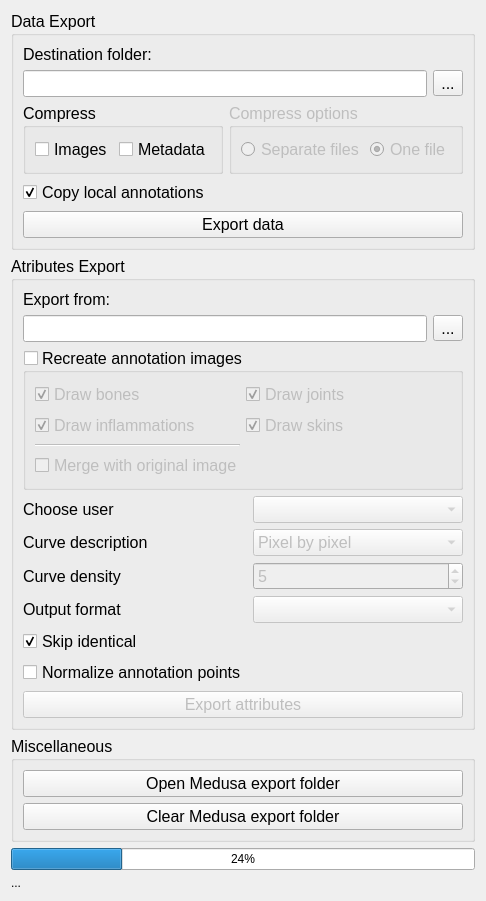
<?xml version="1.0" encoding="UTF-8"?>
<ui version="4.0">
 <class>MedusaExporter</class>
 <widget class="QWidget" name="MedusaExporter">
  <property name="windowModality">
   <enum>Qt::NonModal</enum>
  </property>
  <property name="geometry">
   <rect>
    <x>0</x>
    <y>0</y>
    <width>439</width>
    <height>738</height>
   </rect>
  </property>
  <property name="windowTitle">
   <string>Medusa Exporter</string>
  </property>
  <property name="styleSheet">
   <string notr="true">/*background-color: rgb(91,91,91);
color: white*/
</string>
  </property>
  <layout class="QVBoxLayout" name="verticalLayout">
   <item>
    <layout class="QHBoxLayout" name="horizontalLayout">
     <item>
      <widget class="QWidget" name="widget" native="true">
       <layout class="QVBoxLayout" name="verticalLayout_5">
        <property name="leftMargin">
         <number>0</number>
        </property>
        <property name="topMargin">
         <number>0</number>
        </property>
        <property name="rightMargin">
         <number>0</number>
        </property>
        <property name="bottomMargin">
         <number>0</number>
        </property>
        <item>
         <widget class="QGroupBox" name="dataBox">
          <property name="font">
           <font>
            <pointsize>12</pointsize>
           </font>
          </property>
          <property name="title">
           <string>Data Export</string>
          </property>
          <layout class="QGridLayout" name="gridLayout_2">
           <item row="0" column="0">
            <widget class="QLabel" name="label_3">
             <property name="text">
              <string>Destination folder:</string>
             </property>
            </widget>
           </item>
           <item row="5" column="0" colspan="3">
            <widget class="QPushButton" name="extractButton">
             <property name="text">
              <string>Export data</string>
             </property>
             <property name="checkable">
              <bool>true</bool>
             </property>
             <property name="checked">
              <bool>false</bool>
             </property>
             <property name="flat">
              <bool>false</bool>
             </property>
            </widget>
           </item>
           <item row="1" column="0" colspan="2">
            <widget class="QLineEdit" name="extractToLineEdit"/>
           </item>
           <item row="1" column="2">
            <widget class="QToolButton" name="extractToButton">
             <property name="text">
              <string>...</string>
             </property>
            </widget>
           </item>
           <item row="3" column="1" colspan="2">
            <widget class="QGroupBox" name="compressOptionBox">
             <property name="enabled">
              <bool>false</bool>
             </property>
             <property name="sizePolicy">
              <sizepolicy hsizetype="Expanding" vsizetype="Preferred">
               <horstretch>0</horstretch>
               <verstretch>0</verstretch>
              </sizepolicy>
             </property>
             <property name="title">
              <string>Compress options</string>
             </property>
             <property name="flat">
              <bool>false</bool>
             </property>
             <layout class="QHBoxLayout" name="horizontalLayout_6">
              <item>
               <widget class="QRadioButton" name="separateRadio">
                <property name="sizePolicy">
                 <sizepolicy hsizetype="Expanding" vsizetype="Fixed">
                  <horstretch>0</horstretch>
                  <verstretch>0</verstretch>
                 </sizepolicy>
                </property>
                <property name="text">
                 <string>Separate files</string>
                </property>
               </widget>
              </item>
              <item>
               <widget class="QRadioButton" name="togetherRadio">
                <property name="text">
                 <string>One file</string>
                </property>
                <property name="checked">
                 <bool>true</bool>
                </property>
               </widget>
              </item>
             </layout>
            </widget>
           </item>
           <item row="3" column="0">
            <widget class="QGroupBox" name="compressBox">
             <property name="sizePolicy">
              <sizepolicy hsizetype="Preferred" vsizetype="Preferred">
               <horstretch>0</horstretch>
               <verstretch>0</verstretch>
              </sizepolicy>
             </property>
             <property name="title">
              <string>Compress</string>
             </property>
             <layout class="QHBoxLayout" name="horizontalLayout_5">
              <item>
               <widget class="QCheckBox" name="imagesCheck">
                <property name="text">
                 <string>Images</string>
                </property>
               </widget>
              </item>
              <item>
               <widget class="QCheckBox" name="metaCheck">
                <property name="text">
                 <string>Metadata</string>
                </property>
               </widget>
              </item>
             </layout>
            </widget>
           </item>
           <item row="4" column="0">
            <widget class="QCheckBox" name="copyLocalBox">
             <property name="text">
              <string>Copy local annotations</string>
             </property>
             <property name="checked">
              <bool>true</bool>
             </property>
            </widget>
           </item>
          </layout>
         </widget>
        </item>
        <item>
         <spacer name="verticalSpacer">
          <property name="orientation">
           <enum>Qt::Vertical</enum>
          </property>
          <property name="sizeHint" stdset="0">
           <size>
            <width>20</width>
            <height>40</height>
           </size>
          </property>
         </spacer>
        </item>
        <item>
         <widget class="QGroupBox" name="atributesBox">
          <property name="enabled">
           <bool>true</bool>
          </property>
          <property name="font">
           <font>
            <pointsize>12</pointsize>
           </font>
          </property>
          <property name="title">
           <string>Atributes Export</string>
          </property>
          <layout class="QGridLayout" name="gridLayout">
           <item row="2" column="0" colspan="2">
            <widget class="QLineEdit" name="exportFromLineEdit">
             <property name="frame">
              <bool>true</bool>
             </property>
             <property name="readOnly">
              <bool>true</bool>
             </property>
            </widget>
           </item>
           <item row="10" column="0" colspan="3">
            <widget class="QPushButton" name="exportButton">
             <property name="enabled">
              <bool>false</bool>
             </property>
             <property name="text">
              <string>Export attributes</string>
             </property>
             <property name="checkable">
              <bool>true</bool>
             </property>
            </widget>
           </item>
           <item row="5" column="1" colspan="2">
            <widget class="QComboBox" name="curveDescriptionComboBox">
             <property name="enabled">
              <bool>false</bool>
             </property>
             <item>
              <property name="text">
               <string>Pixel by pixel</string>
              </property>
             </item>
             <item>
              <property name="text">
               <string>Key points</string>
              </property>
             </item>
            </widget>
           </item>
           <item row="5" column="0">
            <widget class="QLabel" name="label_5">
             <property name="text">
              <string>Curve description</string>
             </property>
            </widget>
           </item>
           <item row="2" column="2">
            <widget class="QToolButton" name="exportFromButton">
             <property name="text">
              <string>...</string>
             </property>
            </widget>
           </item>
           <item row="4" column="1" colspan="2">
            <widget class="QComboBox" name="chooseUserComboBox">
             <property name="enabled">
              <bool>false</bool>
             </property>
            </widget>
           </item>
           <item row="6" column="0">
            <widget class="QLabel" name="label_2">
             <property name="text">
              <string>Curve density</string>
             </property>
            </widget>
           </item>
           <item row="8" column="0">
            <widget class="QCheckBox" name="skipIdenticalComboBox">
             <property name="enabled">
              <bool>true</bool>
             </property>
             <property name="text">
              <string>Skip identical</string>
             </property>
             <property name="checked">
              <bool>true</bool>
             </property>
            </widget>
           </item>
           <item row="1" column="0">
            <widget class="QLabel" name="label_4">
             <property name="text">
              <string>Export from:</string>
             </property>
            </widget>
           </item>
           <item row="4" column="0">
            <widget class="QLabel" name="label">
             <property name="text">
              <string>Choose user</string>
             </property>
            </widget>
           </item>
           <item row="7" column="1" colspan="2">
            <widget class="QComboBox" name="chooseFormatComboBox">
             <property name="enabled">
              <bool>false</bool>
             </property>
            </widget>
           </item>
           <item row="7" column="0">
            <widget class="QLabel" name="label_6">
             <property name="text">
              <string>Output format</string>
             </property>
            </widget>
           </item>
           <item row="6" column="1" colspan="2">
            <widget class="QSpinBox" name="curveDensitySpinBox">
             <property name="enabled">
              <bool>false</bool>
             </property>
             <property name="value">
              <number>5</number>
             </property>
            </widget>
           </item>
           <item row="9" column="0">
            <widget class="QCheckBox" name="normalizePointsCheck">
             <property name="text">
              <string>Normalize annotation points</string>
             </property>
            </widget>
           </item>
           <item row="3" column="0" colspan="3">
            <widget class="QGroupBox" name="recreateGroup">
             <property name="title">
              <string>Recreate annotation images</string>
             </property>
             <property name="checkable">
              <bool>true</bool>
             </property>
             <property name="checked">
              <bool>false</bool>
             </property>
             <layout class="QGridLayout" name="gridLayout_3">
              <item row="3" column="0" colspan="2">
               <widget class="QCheckBox" name="mergeButton">
                <property name="text">
                 <string>Merge with original image</string>
                </property>
               </widget>
              </item>
              <item row="0" column="0">
               <widget class="QCheckBox" name="bonesButton">
                <property name="text">
                 <string>Draw bones</string>
                </property>
                <property name="checked">
                 <bool>true</bool>
                </property>
               </widget>
              </item>
              <item row="1" column="1">
               <widget class="QCheckBox" name="skinButton">
                <property name="text">
                 <string>Draw skins</string>
                </property>
                <property name="checked">
                 <bool>true</bool>
                </property>
               </widget>
              </item>
              <item row="1" column="0">
               <widget class="QCheckBox" name="inflammationButton">
                <property name="text">
                 <string>Draw inflammations</string>
                </property>
                <property name="checked">
                 <bool>true</bool>
                </property>
               </widget>
              </item>
              <item row="0" column="1">
               <widget class="QCheckBox" name="jointsButton">
                <property name="text">
                 <string>Draw joints</string>
                </property>
                <property name="checked">
                 <bool>true</bool>
                </property>
               </widget>
              </item>
              <item row="2" column="0">
               <widget class="Line" name="line">
                <property name="orientation">
                 <enum>Qt::Horizontal</enum>
                </property>
               </widget>
              </item>
             </layout>
            </widget>
           </item>
          </layout>
         </widget>
        </item>
        <item>
         <spacer name="verticalSpacer_2">
          <property name="orientation">
           <enum>Qt::Vertical</enum>
          </property>
          <property name="sizeHint" stdset="0">
           <size>
            <width>20</width>
            <height>40</height>
           </size>
          </property>
         </spacer>
        </item>
        <item>
         <widget class="QGroupBox" name="miscBox">
          <property name="font">
           <font>
            <pointsize>12</pointsize>
           </font>
          </property>
          <property name="title">
           <string>Miscellaneous</string>
          </property>
          <layout class="QVBoxLayout" name="verticalLayout_4">
           <item>
            <widget class="QPushButton" name="openMedusaFolderButton">
             <property name="text">
              <string>Open Medusa export folder</string>
             </property>
            </widget>
           </item>
           <item>
            <widget class="QPushButton" name="clearMedusaFolderButton">
             <property name="text">
              <string>Clear Medusa export folder</string>
             </property>
             <property name="checkable">
              <bool>true</bool>
             </property>
            </widget>
           </item>
          </layout>
         </widget>
        </item>
       </layout>
      </widget>
     </item>
    </layout>
   </item>
   <item>
    <widget class="QProgressBar" name="progressBar">
     <property name="value">
      <number>24</number>
     </property>
    </widget>
   </item>
   <item>
    <widget class="QLabel" name="progressBarLabel">
     <property name="text">
      <string>...</string>
     </property>
    </widget>
   </item>
  </layout>
 </widget>
 <resources>
  <include location="../../dicom/ui/dicomRC.qrc"/>
  <include location="medusaExporterRC.qrc"/>
  <include location="C:/Users/Wojciech/.designer/backup/medusaExporterRC.qrc"/>
 </resources>
 <connections/>
</ui>
